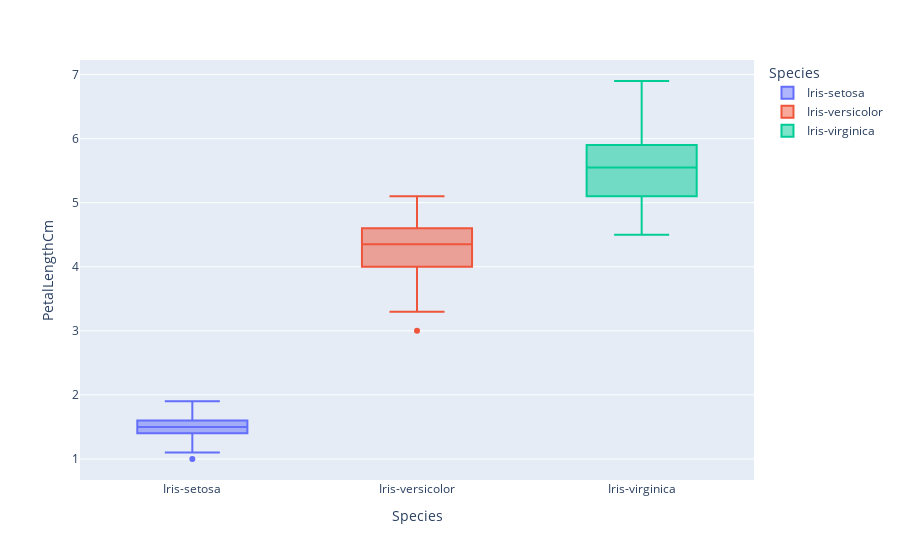

The notebook cell saved with this chart:
### Code cell
px.box(iris, x="Species", y="PetalLengthCm", color="Species")

### Figure 1 — Plotly figure (JSON) as saved in the notebook; plotly's stock layout.template omitted (floating-point values rounded to 4 significant figures)
{"data": [{"alignmentgroup": "True", "hovertemplate": "Species=%{x}<br>PetalLengthCm=%{y}<extra></extra>", "legendgroup": "Iris-setosa", "marker": {"color": "#636efa"}, "name": "Iris-setosa", "notched": false, "offsetgroup": "Iris-setosa", "orientation": "v", "showlegend": true, "type": "box", "x": ["Iris-setosa", "Iris-setosa", "Iris-setosa", "Iris-setosa", "Iris-setosa", "Iris-setosa", "Iris-setosa", "Iris-setosa", "Iris-setosa", "Iris-setosa", "Iris-setosa", "Iris-setosa", "Iris-setosa", "Iris-setosa", "Iris-setosa", "Iris-setosa", "Iris-setosa", "Iris-setosa", "Iris-setosa", "Iris-setosa", "Iris-setosa", "Iris-setosa", "Iris-setosa", "Iris-setosa", "Iris-setosa", "Iris-setosa", "Iris-setosa", "Iris-setosa", "Iris-setosa", "Iris-setosa", "Iris-setosa", "Iris-setosa", "Iris-setosa", "Iris-setosa", "Iris-setosa", "Iris-setosa", "Iris-setosa", "Iris-setosa", "Iris-setosa", "Iris-setosa", "Iris-setosa", "Iris-setosa", "Iris-setosa", "Iris-setosa", "Iris-setosa", "Iris-setosa", "Iris-setosa", "Iris-setosa", "Iris-setosa", "Iris-setosa"], "x0": " ", "xaxis": "x", "y": [1.4, 1.4, 1.3, 1.5, 1.4, 1.7, 1.4, 1.5, 1.4, 1.5, 1.5, 1.6, 1.4, 1.1, 1.2, 1.5, 1.3, 1.4, 1.7, 1.5, 1.7, 1.5, 1, 1.7, 1.9, 1.6, 1.6, 1.5, 1.4, 1.6, 1.6, 1.5, 1.5, 1.4, 1.5, 1.2, 1.3, 1.5, 1.3, 1.5, 1.3, 1.3, 1.3, 1.6, 1.9, 1.4, 1.6, 1.4, 1.5, 1.4], "y0": " ", "yaxis": "y"}, {"alignmentgroup": "True", "hovertemplate": "Species=%{x}<br>PetalLengthCm=%{y}<extra></extra>", "legendgroup": "Iris-versicolor", "marker": {"color": "#EF553B"}, "name": "Iris-versicolor", "notched": false, "offsetgroup": "Iris-versicolor", "orientation": "v", "showlegend": true, "type": "box", "x": ["Iris-versicolor", "Iris-versicolor", "Iris-versicolor", "Iris-versicolor", "Iris-versicolor", "Iris-versicolor", "Iris-versicolor", "Iris-versicolor", "Iris-versicolor", "Iris-versicolor", "Iris-versicolor", "Iris-versicolor", "Iris-versicolor", "Iris-versicolor", "Iris-versicolor", "Iris-versicolor", "Iris-versicolor", "Iris-versicolor", "Iris-versicolor", "Iris-versicolor", "Iris-versicolor", "Iris-versicolor", "Iris-versicolor", "Iris-versicolor", "Iris-versicolor", "Iris-versicolor", "Iris-versicolor", "Iris-versicolor", "Iris-versicolor", "Iris-versicolor", "Iris-versicolor", "Iris-versicolor", "Iris-versicolor", "Iris-versicolor", "Iris-versicolor", "Iris-versicolor", "Iris-versicolor", "Iris-versicolor", "Iris-versicolor", "Iris-versicolor", "Iris-versicolor", "Iris-versicolor", "Iris-versicolor", "Iris-versicolor", "Iris-versicolor", "Iris-versicolor", "Iris-versicolor", "Iris-versicolor", "Iris-versicolor", "Iris-versicolor"], "x0": " ", "xaxis": "x", "y": [4.7, 4.5, 4.9, 4, 4.6, 4.5, 4.7, 3.3, 4.6, 3.9, 3.5, 4.2, 4, 4.7, 3.6, 4.4, 4.5, 4.1, 4.5, 3.9, 4.8, 4, 4.9, 4.7, 4.3, 4.4, 4.8, 5, 4.5, 3.5, 3.8, 3.7, 3.9, 5.1, 4.5, 4.5, 4.7, 4.4, 4.1, 4, 4.4, 4.6, 4, 3.3, 4.2, 4.2, 4.2, 4.3, 3, 4.1], "y0": " ", "yaxis": "y"}, {"alignmentgroup": "True", "hovertemplate": "Species=%{x}<br>PetalLengthCm=%{y}<extra></extra>", "legendgroup": "Iris-virginica", "marker": {"color": "#00cc96"}, "name": "Iris-virginica", "notched": false, "offsetgroup": "Iris-virginica", "orientation": "v", "showlegend": true, "type": "box", "x": ["Iris-virginica", "Iris-virginica", "Iris-virginica", "Iris-virginica", "Iris-virginica", "Iris-virginica", "Iris-virginica", "Iris-virginica", "Iris-virginica", "Iris-virginica", "Iris-virginica", "Iris-virginica", "Iris-virginica", "Iris-virginica", "Iris-virginica", "Iris-virginica", "Iris-virginica", "Iris-virginica", "Iris-virginica", "Iris-virginica", "Iris-virginica", "Iris-virginica", "Iris-virginica", "Iris-virginica", "Iris-virginica", "Iris-virginica", "Iris-virginica", "Iris-virginica", "Iris-virginica", "Iris-virginica", "Iris-virginica", "Iris-virginica", "Iris-virginica", "Iris-virginica", "Iris-virginica", "Iris-virginica", "Iris-virginica", "Iris-virginica", "Iris-virginica", "Iris-virginica", "Iris-virginica", "Iris-virginica", "Iris-virginica", "Iris-virginica", "Iris-virginica", "Iris-virginica", "Iris-virginica", "Iris-virginica", "Iris-virginica", "Iris-virginica"], "x0": " ", "xaxis": "x", "y": [6, 5.1, 5.9, 5.6, 5.8, 6.6, 4.5, 6.3, 5.8, 6.1, 5.1, 5.3, 5.5, 5, 5.1, 5.3, 5.5, 6.7, 6.9, 5, 5.7, 4.9, 6.7, 4.9, 5.7, 6, 4.8, 4.9, 5.6, 5.8, 6.1, 6.4, 5.6, 5.1, 5.6, 6.1, 5.6, 5.5, 4.8, 5.4, 5.6, 5.1, 5.1, 5.9, 5.7, 5.2, 5, 5.2, 5.4, 5.1], "y0": " ", "yaxis": "y"}], "layout": {"boxmode": "overlay", "legend": {"title": {"text": "Species"}, "tracegroupgap": 0}, "margin": {"t": 60}, "xaxis": {"anchor": "y", "categoryarray": ["Iris-setosa", "Iris-versicolor", "Iris-virginica"], "categoryorder": "array", "domain": [0, 1], "title": {"text": "Species"}}, "yaxis": {"anchor": "x", "domain": [0, 1], "title": {"text": "PetalLengthCm"}}}}
